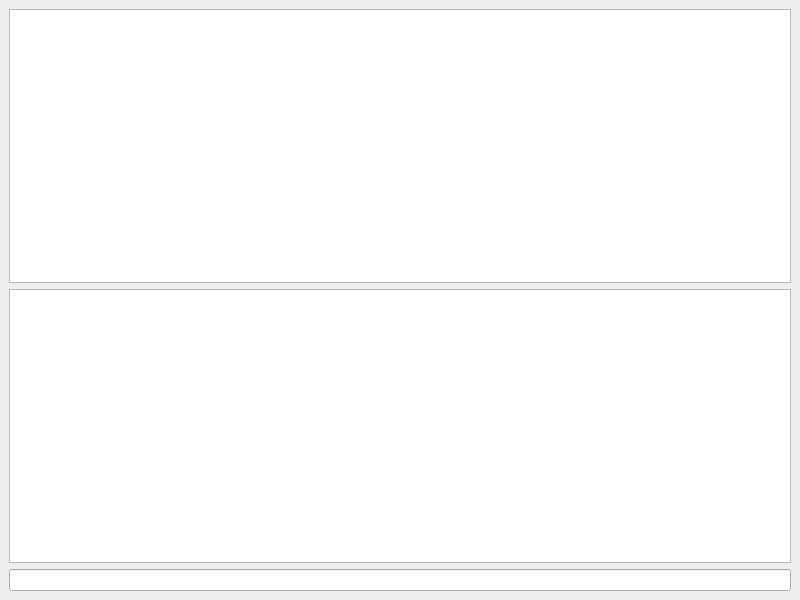
<?xml version="1.0" encoding="UTF-8"?>
<ui version="4.0">
 <class>MainWindow</class>
 <widget class="QMainWindow" name="MainWindow">
  <property name="geometry">
   <rect>
    <x>0</x>
    <y>0</y>
    <width>800</width>
    <height>600</height>
   </rect>
  </property>
  <property name="windowTitle">
   <string>MainWindow</string>
  </property>
  <widget class="QWidget" name="centralwidget">
   <property name="sizePolicy">
    <sizepolicy hsizetype="Expanding" vsizetype="Expanding">
     <horstretch>0</horstretch>
     <verstretch>0</verstretch>
    </sizepolicy>
   </property>
   <layout class="QVBoxLayout" name="verticalLayout">
    <item>
     <widget class="QTextBrowser" name="textBrowser_speakers">
      <property name="font">
       <font>
        <pointsize>20</pointsize>
       </font>
      </property>
      <property name="html">
       <string>&lt;!DOCTYPE HTML PUBLIC &quot;-//W3C//DTD HTML 4.0//EN&quot; &quot;http://www.w3.org/TR/REC-html40/strict.dtd&quot;&gt;
&lt;html&gt;&lt;head&gt;&lt;meta name=&quot;qrichtext&quot; content=&quot;1&quot; /&gt;&lt;style type=&quot;text/css&quot;&gt;
p, li { white-space: pre-wrap; }
&lt;/style&gt;&lt;/head&gt;&lt;body style=&quot; font-family:'Sans Serif'; font-size:20pt; font-weight:400; font-style:normal;&quot;&gt;
&lt;p style=&quot;-qt-paragraph-type:empty; margin-top:0px; margin-bottom:0px; margin-left:0px; margin-right:0px; -qt-block-indent:0; text-indent:0px;&quot;&gt;&lt;br /&gt;&lt;/p&gt;&lt;/body&gt;&lt;/html&gt;</string>
      </property>
     </widget>
    </item>
    <item>
     <widget class="QTextBrowser" name="textBrowser_text_messages">
      <property name="font">
       <font>
        <pointsize>20</pointsize>
       </font>
      </property>
      <property name="html">
       <string>&lt;!DOCTYPE HTML PUBLIC &quot;-//W3C//DTD HTML 4.0//EN&quot; &quot;http://www.w3.org/TR/REC-html40/strict.dtd&quot;&gt;
&lt;html&gt;&lt;head&gt;&lt;meta name=&quot;qrichtext&quot; content=&quot;1&quot; /&gt;&lt;style type=&quot;text/css&quot;&gt;
p, li { white-space: pre-wrap; }
&lt;/style&gt;&lt;/head&gt;&lt;body style=&quot; font-family:'Sans Serif'; font-size:20pt; font-weight:400; font-style:normal;&quot;&gt;
&lt;p style=&quot;-qt-paragraph-type:empty; margin-top:0px; margin-bottom:0px; margin-left:0px; margin-right:0px; -qt-block-indent:0; text-indent:0px;&quot;&gt;&lt;br /&gt;&lt;/p&gt;&lt;/body&gt;&lt;/html&gt;</string>
      </property>
     </widget>
    </item>
    <item>
     <widget class="QLineEdit" name="lineEdit"/>
    </item>
   </layout>
  </widget>
 </widget>
 <resources/>
 <connections/>
</ui>
